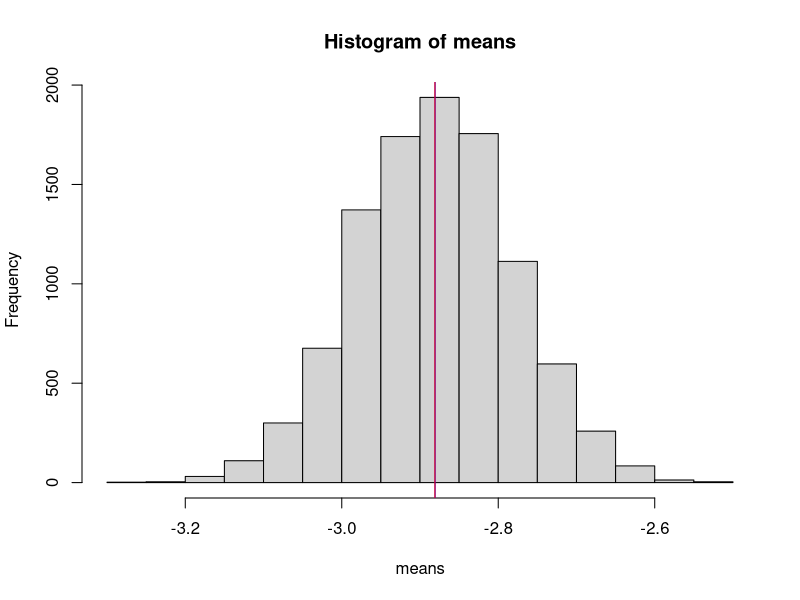
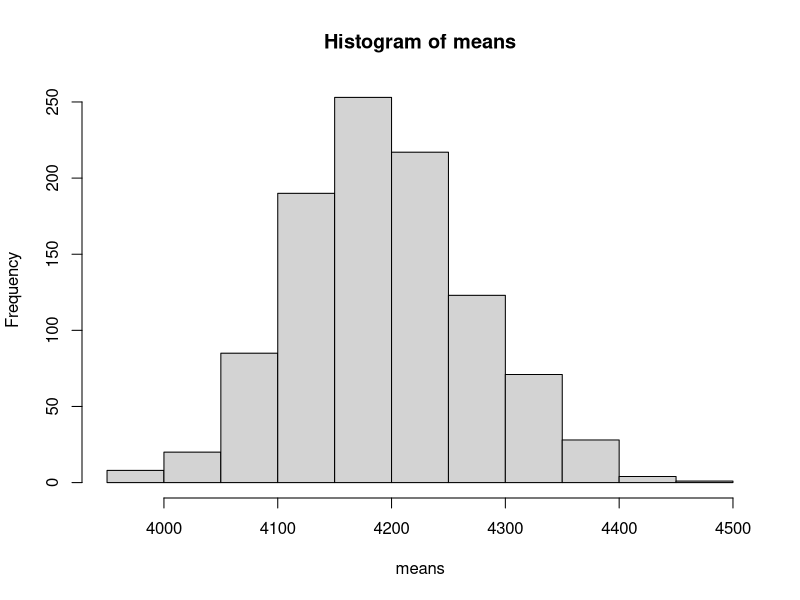

These figures' R source, in order: (Note: this script raises an error after producing the figures.)
# Random sampling Part 2
# Elena & Willa
# 10/26/21

#### Load libraries and set options ####
library(tidyverse)
# options(stringsAsFactors = FALSE)

################### Warm up #########################

# 0) Load the baby data
baby <- read.csv("../data/brainwavebabydata.csv")

# 1) Randomly sample 20 babies from the baby brain wave data



# 2) Calculate the mean gyrification of the r2 region for your sample and save it as a new variable.



# 3) Repeat steps 1-2 10000 times, keeping all of the means that you calculate.


# 4) Plot a histogram of the means. What do you notice about the histogram?



# 5) Find the mean of the r2 region means. What is the
# mean telling you? (i.e., what does it represent?). And how does the mean
# compare to the population r2 mean?



# 6) BONUS: Find the standard deviation of the r2 region means. What is the
# SD telling you? (i.e., what does it represent?)



###############################################################################X


######################## Where we left off last week... ########################

# One big goal of science is to learn something about the world around us, in
# our case, a population. But we can't measure everyone in a population! What
# can we do instead?

# Central tenet of science: Take random samples of a population and then use
# those samples to make inferences about the population as a whole!

# For example, we want to find the average height of people in the US

# If you randomly sample from your population enough times and take the mean
# height every time, then the distribution of your sample means will approach a
# normal distribution and the MEAN of your sample means will approach the true
# mean of the population! The bigger your sample (sample_size) and the more
# times you sample (num_samples) then the better your approximation is!

# ^^ This is the Central Limit Theorem!


# Bonus: What would the standard deviation of the sample means represent?


# Let's look at this for the baby brain data:
View(baby)

# Remember, we were pretending that the baby data magically included data for
# our entire population of babies!

# Set resampling parameters
sample_size <- 100
num_samples <- 10000

# For each sample:
means <- c()
for(sample in 1:num_samples) {
  #   Draw the sample
  baby_sample <- baby %>% 
    sample_n(sample_size)
  
  #   Take the mean of r1 and save it
  means[sample] <- mean(baby_sample$r2)
  
}


# Let's plot this
hist(means)

# Compare our estimated population mean to our true population mean
print(paste("Estimated population mean for r2:", round(mean(means), 4)))
print(paste("Our true population mean for r2:", round(mean(baby$r2), 4)))

abline(v = mean(means), col = "blue")
abline(v = mean(baby$r2), col = "red")


# If we were to do this again and draw samples of 100 10,000 times, then our
# estimate would be even closer!

###############################################################################X

######################### How accurate is our measure? #########################

# In the real world, we can't know the true population mean (or any statistic).
# We also can't draw an infinite number of samples from the population in order
# to estimate the population mean!

# The best we can do is take one sample, may a few.

# Take our penguins data for example. It was very costly to collect data on so
# many penguins!

# What is the mean body mass of all the penguins?
penguins <- read.csv("../data/penguins_clean.csv") # (Note: only 2008 sample)




# Suppose we want to know how accurate our measure of interest is (e.g., mean
# body weight, relation between body weight and bill length, etc.). What is the
# range of values the mean can take on?

# What is the *ideal* way to test this since we can't measure the whole
# population?
#     The ideal way to test this would be to draw many samples from the
#     population, get the mean body_mass, and estimate the population mean from
#     the mean of the sample means!


# What is a possible work-around?
#     Since it is not realistic to draw so many real samples from the
#     population, we can use our current sample, pretend that it is the
#     population, and sample from it! The key here is that we resample from our
#     sample WITH REPLACEMENT! We assume that if we sampled radomly from the
#     population then our sample is representative of the population! Including
#     the frequencies with which different values of body mass come up. This
#     allows us to let our sample act as an approximation of our population in
#     order to estimate how much variation there is in our measure of interest
#     from sample to sample.



# Key insight: We can take OUR SAMPLE and pretend it is the POPULATION and then
# sample *from it*!!!


# How accurate is the mean body mass? In other words, how much would it vary across samples?
mean(penguins$body_mass_g)
sd(penguins$body_mass_g)

# Let's use resampling to estimate how much the mean body mass varies between samples

# Goal: Resample 1000 times *from our data* and take the mean every time.

# What do we need to do? (Pseudocode)
# 1) Take a sample WITH REPLACEMENT nrows(penguin) times
# 2) Calculate the mean body_weight_g of the sample (and save it!)
# 3) Repeat 1000 times



# Code
sample_size <- nrow(penguins)
num_samples <- 1000

means <- c()
for(i in 1:num_samples) {
  # 1) Take a sample WITH REPLACEMENT nrows(penguin) times
  p.resampled <- penguins %>%
    sample_n(sample_size, replace = TRUE)
  
  # 2) Calculate the mean body_weight_g of the sample (and save it!)
  means[i] <- mean(p.resampled$body_mass_g)
}

mean(penguins$body_mass_g)
mean(means)

# Plot our means
hist(means)

# What is the mean and sd of our means?
sd(means)

# ^^standard error = standard deviation of the means

# What does the standard deviation tell you?

# When your sample is smaller, will there be more or less standard error?
# More!

# What about if your original distribution sd was large?
# More!




# When we report any statistic, we need to always report error!
# For example, our mean body mass is  +/-  grams. 
# Or better yet, report the 95% confidence interval:
# Lower bound:


# Upper bound: 


print(paste("Based on our sample, we estimate that the mean body mass of the population of penguins is between", round(lb, 3), "and", round(ub, 3), "grams."))

# OR
print(paste0("We found that penguin body mass is ", round(mean(penguins$body_mass_g), 4), " grams (95% CI: [", round(lb, 3), ", ", round(ub, 3), "])."))

# 95% CI means that we estimate that 95% of random samples we draw from our
# population will have mean body masses between the lower bound and upper bound
# values.



# This resampling technique is called "Bootstrapping"!!! Sampling with
# replacement from our collected data to find the amount of sampling error for
# some statistic of interest.



############### Is the difference between two groups meaningful? ###############
# Find the body mass means for each group
(f.mean <- with(penguins, mean(penguins[sex == "female",]$body_mass_g)))
(m.mean <- with(penguins, mean(penguins[sex == "male",]$body_mass_g)))

# Do it with tidyverse, too!



# Plot the body mass for each group to visualize this difference
ggplot(penguins, aes(x = sex, y = body_mass_g)) +
  geom_violin(trim = FALSE) +
  stat_summary(fun = mean, geom = "point", size = 4) +
  # stat_summary(fun = mean, geom = "errorbar", width = 2) +
  stat_summary(fun = mean, geom = "line", aes(group = 1))


# Let's quantify this difference in mean body mass between the group

mean.diff_sample <- f.mean - m.mean

# We want to know: is this difference different than 0? In other words, is there
# really a group difference? Or is this difference that we found just due to
# chance?


# What are some ways that we could test whether this difference is reliable?
# 






# Here's another idea:
# We randomly shuffle the labels of sex and see if the two groups are different or not. If the label is MEANINGFUL then there will be a difference in the original data but there will not be a difference in the shuffled data!

p.shuffled <- penguins
p.shuffled$sex <- sample(penguins$sex)

# Find the body mass means for each group
(f.mean_shuffled <- with(p.shuffled, mean(p.shuffled[sex == "female",]$body_mass_g)))
(m.mean_shuffled <- with(p.shuffled, mean(p.shuffled[sex == "male",]$body_mass_g)))

mean.diff_shuffled <- f.mean_shuffled - m.mean_shuffled

# Plot the body mass for each group to visualize this difference
ggplot(p.shuffled, aes(x = sex, y = body_mass_g)) +
  geom_violin(trim = FALSE) +
  stat_summary(fun = mean, geom = "point", size = 4) +
  # stat_summary(fun = mean, geom = "errorbar", width = 2) +
  stat_summary(fun = mean, geom = "line", aes(group = 1))



# Do this many times and see what happens!


means.diff_shuffled <- c()

for(i in 1:10000) {
  # (Re)Shuffle our labels
  p.shuffled <- penguins
  p.shuffled$sex <- sample(penguins$sex)
  
  # Find the body mass means for each group
  (f.mean_shuffled <- with(p.shuffled, mean(p.shuffled[sex == "female",]$body_mass_g)))
  (m.mean_shuffled <- with(p.shuffled, mean(p.shuffled[sex == "male",]$body_mass_g)))
  
  # Calculate and save the difference in their means
  means.diff_shuffled[i] <- f.mean_shuffled - m.mean_shuffled
  
}


# Plot all the differences in means
hist(means.diff_shuffled)
abline(v = mean.diff_sample, col = "red", lwd = 2)


# What percent of our shuffled samples had differences in means more extreme than our difference in means?
sum(means.diff_shuffled < mean.diff_sample) / 10000 * 100

# Thought experiment: Control and treatment 
# Does our treatment condition help
# people be less depressed than our control condition?

# DV: reported depression
# IV: condition (control or treatment)

# Randomly shuffle the condition labels for your sample
# Do that 10,000 times to get a distribution of differences between the group
# Compare the difference between the two groups that we found in our experiment compared to the distribution of differences that we found
# And if what we found is sufficiently far away from our generated distribution
# (i.e., there are very few of our random samples that generated differences at
# least as extreme as the one that we found), then we can conlude that the
# treatment had an effect.






# This is called a permutation test!
# Shuffle our labels WITHOUT REPLACEMENT! Calculate our test statistic, and do
# it many times. Test whether the test statistic that we got is more extreme
# than the distribution of test statistics from data sets with randomly shuffled
# labels.


#### Practice ####

# Practice doing a permutation test with the happiness data.
happiness <- read.csv("../data/world-happiness_2020.csv")

# The label we are interested in shuffling is ladder_score_cat. Pick one of the
# other variables to work with. We are interested in knowing whether being above
# or below average in your ladder score is meaningfully different for this other
# variable.

# First, just try it with plotting (and with ~15 samples)! Then after you get
# that code working, try it with calculating the difference in their means, like
# we did in the example above.
